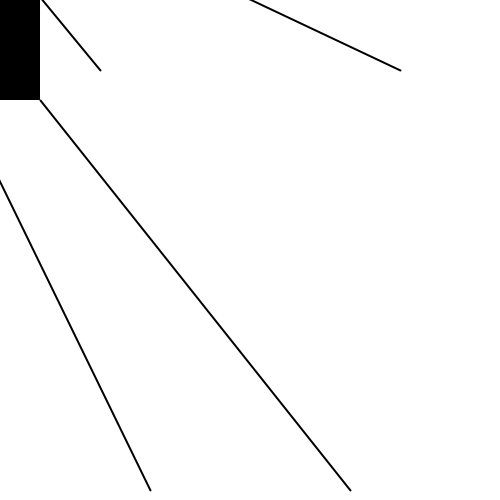
Frame 1 (no input)
Frame 60 (the mouse pressed at the canvas centre just before this capture): identical to frame 1, image omitted
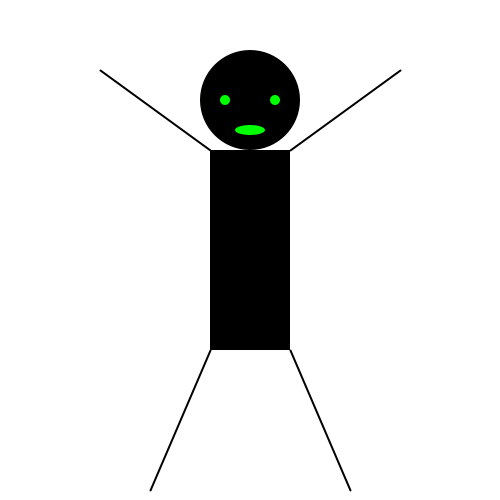
Frame 120 (the mouse held since frame 60 and released just before this capture)

The Processing sketch that drew these frames (run headless with seeded random() and noise(); from frame 60 on, the mouse is pressed at the canvas centre):

// Processing sketch: processing_20297
// ── processing_20297.pde

/*


*/
void setup () {
  size (500, 500);
  background (255);

}

void draw () {
  rectMode(CENTER);
  
//white background
  noStroke();
  fill(255);
  rect (width/2, height/2, width, height);
  
  
//head
   fill (0);
   ellipse (mouseX, mouseY-150, 100, 100);

//body
   rect (mouseX, mouseY, 80, 200);

//eyes
  fill (0,255,0);
  ellipse (mouseX-25, mouseY-150, 10, 10);
  ellipse (mouseX+25, mouseY-150, 10, 10);

//mouth
  ellipse (mouseX, mouseY-120, 30, 10);
  
stroke(0);
strokeWeight(2);  
  
//arms
  line (mouseX-40, mouseY-100, width/2-150, height/2-180);
  line (mouseX+40, mouseY-100, width/2+150, height/2-180);
  
//legs
  line (mouseX-40, mouseY+100, width/2-100, height/2+240);
  line (mouseX+40, mouseY+100, width/2+100, height/2+240);

}
